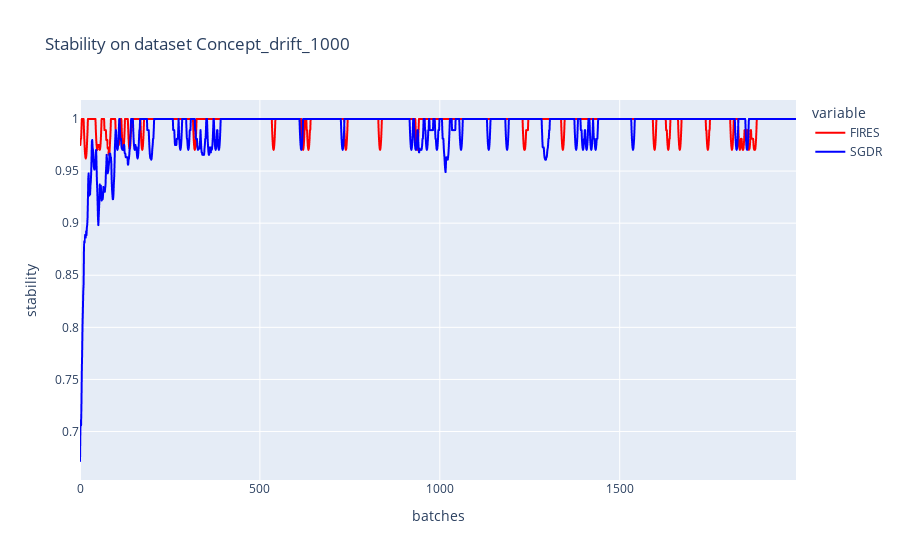

Here is the notebook cell this chart was saved with:
### Code cell
# stability
title = "Stability on dataset {}".format(dataset_name)
col_names = ["FIRES", "SGDR"]
d = {"FIRES":fires_stability, "SGDR":sgdr_stability}
df = pd.DataFrame(d, columns=col_names)
fig = px.line(df, y = col_names, title=title, labels={"index":"batches", "value":"stability"}, color_discrete_map={'FIRES': 'red', "SGDR": "blue"})
stability_trace = fig["data"]
fig.show()

### Figure 1 — Plotly figure (JSON) as saved in the notebook; plotly's stock layout.template omitted (floating-point values rounded to 4 significant figures; data arrays with more than 128 entries replaced by an {"elided": "..."} marker saying what was removed)
{"data": [{"hovertemplate": "variable=FIRES<br>batches=%{x}<br>stability=%{y}<extra></extra>", "legendgroup": "FIRES", "line": {"color": "red", "dash": "solid"}, "mode": "lines", "name": "FIRES", "showlegend": true, "type": "scattergl", "x": {"elided": "1991 int values"}, "xaxis": "x", "y": {"elided": "1991 float values"}, "yaxis": "y"}, {"hovertemplate": "variable=SGDR<br>batches=%{x}<br>stability=%{y}<extra></extra>", "legendgroup": "SGDR", "line": {"color": "blue", "dash": "solid"}, "mode": "lines", "name": "SGDR", "showlegend": true, "type": "scattergl", "x": {"elided": "1991 int values"}, "xaxis": "x", "y": {"elided": "1991 float values"}, "yaxis": "y"}], "layout": {"legend": {"title": {"text": "variable"}, "tracegroupgap": 0}, "title": {"text": "Stability on dataset Concept_drift_1000"}, "xaxis": {"anchor": "y", "domain": [0, 1], "title": {"text": "batches"}}, "yaxis": {"anchor": "x", "domain": [0, 1], "title": {"text": "stability"}}}}
